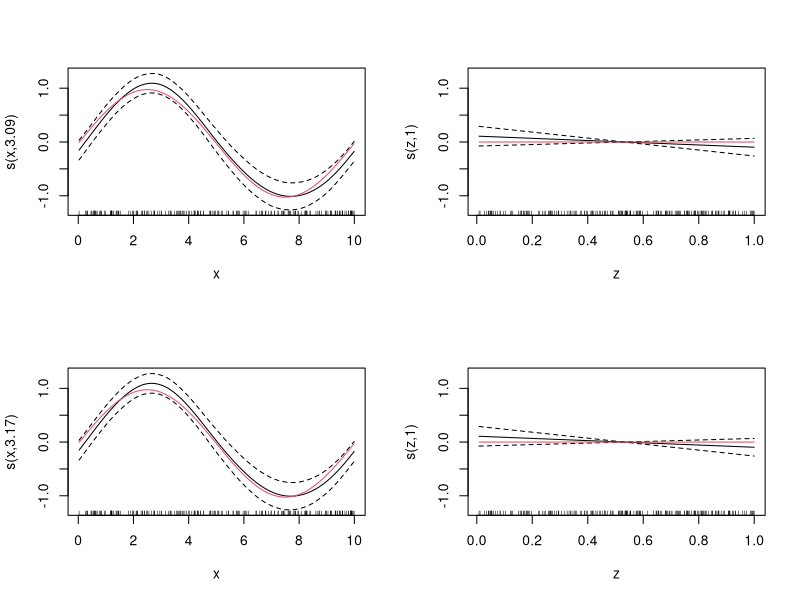
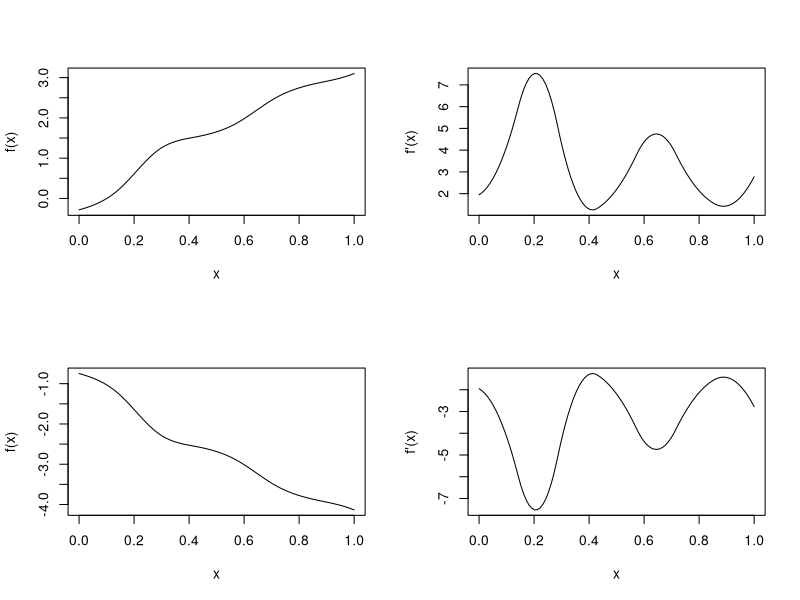
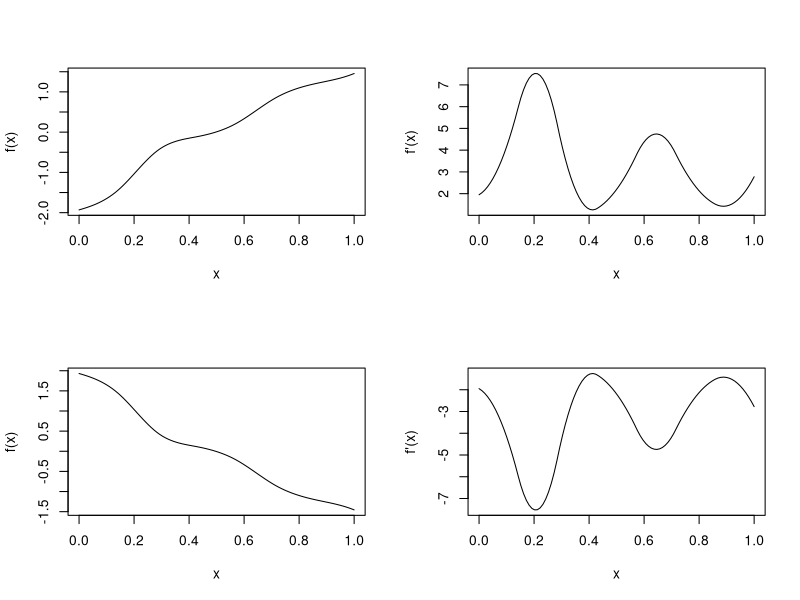

Generate these figures, in order, with R:
library(mgcv)


### Name: smooth.construct.ps.smooth.spec
### Title: P-splines in GAMs
### Aliases: smooth.construct.ps.smooth.spec
###   smooth.construct.cp.smooth.spec p.spline cyclic.p.spline
### Keywords: models regression

### ** Examples

## see ?gam
## cyclic example ...
  require(mgcv)
  set.seed(6)
  x <- sort(runif(200)*10)
  z <- runif(200)
  f <- sin(x*2*pi/10)+.5
  y <- rpois(exp(f),exp(f)) 

## finished simulating data, now fit model...
  b <- gam(y ~ s(x,bs="cp") + s(z,bs="ps"),family=poisson)

## example with supplied knot ranges for x and z (can do just one)
  b <- gam(y ~ s(x,bs="cp") + s(z,bs="ps"),family=poisson,
           knots=list(x=c(0,10),z=c(0,1))) 

## example with supplied knots...
  bk <- gam(y ~ s(x,bs="cp",k=12) + s(z,bs="ps",k=13),family=poisson,
                      knots=list(x=seq(0,10,length=13),z=(-3):13/10))

## plot results...
  par(mfrow=c(2,2))
  plot(b,select=1,shade=TRUE);lines(x,f-mean(f),col=2)
  plot(b,select=2,shade=TRUE);lines(z,0*z,col=2)
  plot(bk,select=1,shade=TRUE);lines(x,f-mean(f),col=2)
  plot(bk,select=2,shade=TRUE);lines(z,0*z,col=2)
  
## Example using montonic constraints via the SCOP-spline
## construction, and of computng derivatives...
  x <- seq(0,1,length=100); dat <- data.frame(x)
  sspec <- s(x,bs="ps")
  sspec$mono <- 1
  sm <- smoothCon(sspec,dat)[[1]]
  sm$deriv <- 1
  Xd <- PredictMat(sm,dat)
## generate random coeffients in the unconstrainted 
## parameterization...
  b <- runif(10)*3-2.5
## exponentiate those parameters indicated by sm$g.index 
## to obtain coefficients meeting the constraints...
  b[sm$g.index] <- exp(b[sm$g.index]) 
## plot monotonic spline and its derivative
  par(mfrow=c(2,2))
  plot(x,sm$X%*%b,type="l",ylab="f(x)")
  plot(x,Xd%*%b,type="l",ylab="f'(x)")
## repeat for decrease...
  sspec$mono <- -1
  sm1 <- smoothCon(sspec,dat)[[1]]
  sm1$deriv <- 1
  Xd1 <- PredictMat(sm1,dat)
  plot(x,sm1$X%*%b,type="l",ylab="f(x)")
  plot(x,Xd1%*%b,type="l",ylab="f'(x)")

## Now with sum to zero constraints as well...
  sspec$mono <- 1
  sm <- smoothCon(sspec,dat,absorb.cons=TRUE)[[1]]
  sm$deriv <- 1
  Xd <- PredictMat(sm,dat)
  b <- b[-1] ## dropping first param
  plot(x,sm$X%*%b,type="l",ylab="f(x)")
  plot(x,Xd%*%b,type="l",ylab="f'(x)")
  
  sspec$mono <- -1
  sm1 <- smoothCon(sspec,dat,absorb.cons=TRUE)[[1]]
  sm1$deriv <- 1
  Xd1 <- PredictMat(sm1,dat)
  plot(x,sm1$X%*%b,type="l",ylab="f(x)")
  plot(x,Xd1%*%b,type="l",ylab="f'(x)")
  



